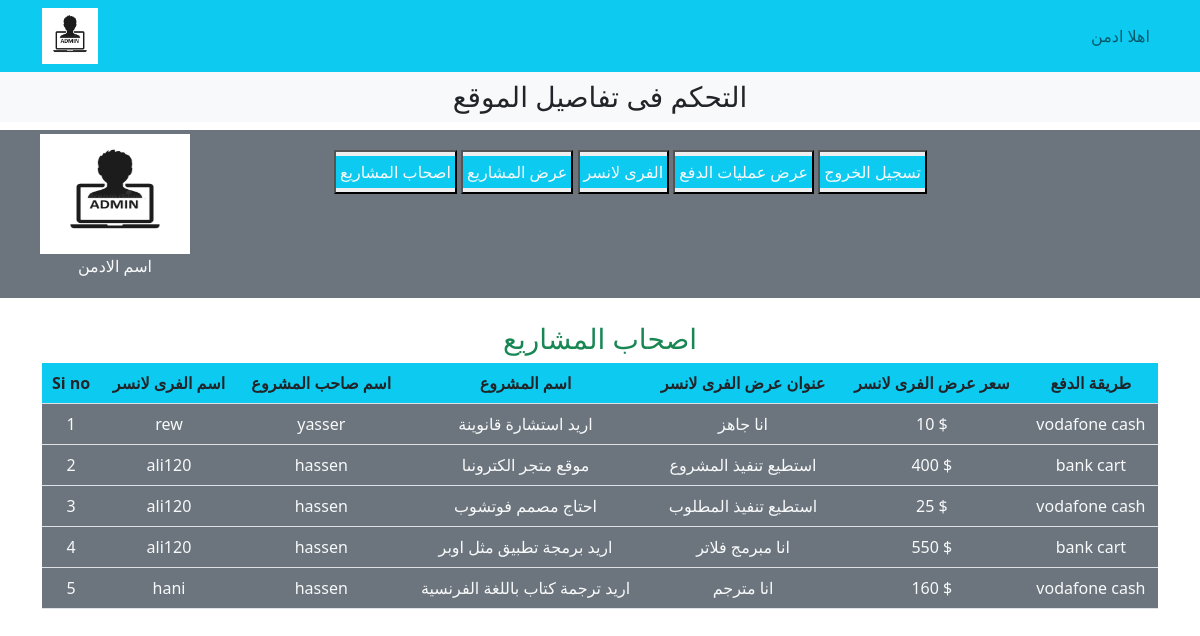
The app's page /admin_panel/index.php?payment with its own data.
### tables this page shows
CREATE TABLE `payment` (
  `payment_id` int(100) NOT NULL,
  `3ard_id` int(100) NOT NULL,
  `project_id` int(100) NOT NULL,
  `user_id` int(100) NOT NULL,
  `user_name` varchar(255) NOT NULL,
  `tagr_id` int(100) NOT NULL,
  `tagr_name` varchar(255) NOT NULL,
  `project_name` varchar(255) NOT NULL,
  `3ard_title` varchar(255) NOT NULL,
  `3ard_money` varchar(255) NOT NULL,
  `how_pay` varchar(255) NOT NULL
);

### admin_panel/payment.php (the view, shortened to what this page needs)
<h3 class="text-center text-success">اصحاب المشاريع</h3>
<table class="table table-bordered-mt-5">
    <thead class="bg-info text-center">
        <tr>
            <th>Si no</th>
            <th>اسم الفرى لانسر</th>
            <th>اسم صاحب المشروع</th>
            <th>اسم المشروع</th>
            <th>عنوان عرض الفرى لانسر</th>
            <th>سعر عرض الفرى لانسر</th>
            <th>طريقة الدفع</th>
        </tr>
    </thead>
    <tbody class="bg-secondary text-center text-light">
        <?php
$get_payment = "SELECT * FROM `payment`";
$result = mysqli_query($con, $get_payment);
$row = mysqli_num_rows($result);
$num = 0;
if ($row == '0') {
    echo "<h2 class='text-danger text-center mt-5'>لا يوجد عمليات شراء لحد الان </h2>";
} else {
    while ($rown = mysqli_fetch_assoc($result)) {
        $num++;
        $username = $rown['user_name'];
        $tagr_name = $rown['tagr_name'];
        $project_name = $rown['project_name'];
        $aard_title = $rown['3ard_title'];
        $ard_money = $rown['3ard_money'];
        $how_pay = $rown['how_pay'];
        ?>
        <tr>
            <td><?php echo $num ?></td>
            <td><?php echo $username ?></td>
            <td><?php echo $tagr_name ?></td>
            <td><?php echo $project_name ?></td>
            <td><?php echo $aard_title ?></td>
            <td><?php echo $ard_money ?> $</td>
            <td><?php echo $how_pay ?></td>
        </tr>
        <?php
}}
?>
    </tbody>
</table>

### admin_panel/index.php (shortened to what this page needs)
<?php
include '../includes/db.php';
?>
<!DOCTYPE html>
<html lang="en">
<head>
    <link href="https://cdn.jsdelivr.net/npm/bootstrap@5.2.3/dist/css/bootstrap.min.css" rel="stylesheet"
>
    <link rel="stylesheet" href="https://cdnjs.cloudflare.com/ajax/libs/font-awesome/6.2.1/css/all.min.css"
 />
</head>
<body>
    <div class="container-fluid p-0">
        <nav class="navbar navbar-expand-lg navbar-light bg-info">
            <div class="container fluid ">
                <a href="index.php"><img src="0.jpg" style="width:7%;height:7%;" /></a>
                <nav class="navbar navbar-expand-lg">
                    <ul class="navbar-nav">
                        <li class='nav-item'>
                            <a class='nav-link' href=''>اهلا ادمن</a>
                        </li>
                    </ul>
                </nav>
            </div>
        </nav>
        <div class="bg-light">
            <h3 class="text-center p-2 ">التحكم فى تفاصيل الموقع</h3>
        </div>
        <div class="row">
            <div class="col-md-12 bg-secondary p-1 d-flex align-item-center">
                <div class="px-5">
                    <a href=""><img src="0.jpg" style="width:150px;height:120px"></a>
                    <p class='text-light text-center'>اسم الادمن</p>
                </div>
                <div class="button  mx-5 px-5">
                    <button class="my-3"><a href="index.php?seller_view"
                            class="nav-link text-light bg-info p-1 my-1">اصحاب
                            المشاريع</a></button>
                    <button><a href="index.php?view_projects" class="nav-link text-light bg-info p-1 my-1">عرض
                            المشاريع</a></button>
                    <button><a href="index.php?freelancer_view" class="nav-link text-light bg-info p-1 my-1">الفرى
                            لانسر</a></button>
                    <button><a href="index.php?payment" class="nav-link text-light bg-info p-1 my-1">عرض عمليات
                            الدفع</a></button>
                    <button><a href='' class='nav-link text-light bg-info p-1 my-1'>تسجيل الخروج</a></button>
                </div>
            </div>
        </div>
        <div class="container my-4">
            <?php
if (isset($_GET['payment'])) {
    include 'payment.php';
}
?>
        </div>
    </div>
</body>
</html>

### admin_panel/index.php (style rules this page uses)
* { margin: 0; padding: 0; box-sizing: border-box; }
body { overflow-x: hidden; }

### records on screen
payment: user_name "rew", tagr_name "yasser", project_name "اريد استشارة قانوينة", 3ard_title "انا جاهز", 3ard_money "10", how_pay "vodafone cash"
payment: user_name "ali120", tagr_name "hassen", project_name "موقع متجر الكترونىا", 3ard_title "استطيع تنفيذ المشروع", 3ard_money "400", how_pay "bank cart"
payment: user_name "ali120", tagr_name "hassen", project_name "احتاج مصمم فوتشوب", 3ard_title "استطيع تنفيذ المطلوب", 3ard_money "25", how_pay "vodafone cash"
payment: user_name "ali120", tagr_name "hassen", project_name "اريد برمجة تطبيق مثل اوبر", 3ard_title "انا مبرمج فلاتر", 3ard_money "550", how_pay "bank cart"
payment: user_name "hani", tagr_name "hassen", project_name "اريد ترجمة كتاب باللغة الفرنسية", 3ard_title "انا مترجم", 3ard_money "160", how_pay "vodafone cash"
